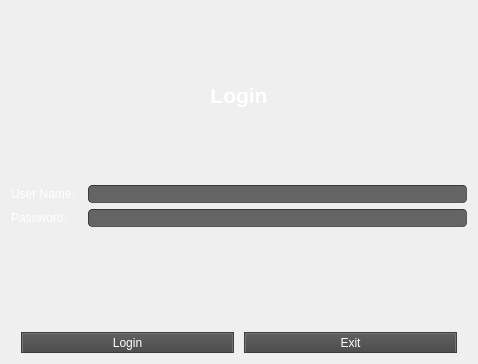
<?xml version="1.0" encoding="UTF-8"?>
<ui version="4.0">
 <class>Login</class>
 <widget class="QDialog" name="Login">
  <property name="geometry">
   <rect>
    <x>0</x>
    <y>0</y>
    <width>478</width>
    <height>364</height>
   </rect>
  </property>
  <property name="windowTitle">
   <string>Dialog</string>
  </property>
  <property name="styleSheet">
   <string notr="true">background-color: rgb(54, 56, 54);
color: rgb(255, 255, 255);
/*
ElegantDark Style Sheet for QT Applications
Author: Jaime A. Quiroga P.
Company: GTRONICK
Last updated: 17/04/2018
Available at: https://github.com/GTRONICK/QSS/blob/master/ElegantDark.qss
*/
QMainWindow {
	background-color:rgb(82, 82, 82);
}
QTextEdit {
	background-color:rgb(42, 42, 42);
	color: rgb(0, 255, 0);
}
QPushButton{
	border-style: outset;
	border-width: 2px;
	border-top-color: qlineargradient(spread:pad, x1:0.5, y1:0.6, x2:0.5, y2:0.4, stop:0 rgba(115, 115, 115, 255), stop:1 rgba(62, 62, 62, 255));
	border-right-color: qlineargradient(spread:pad, x1:0.4, y1:0.5, x2:0.6, y2:0.5, stop:0 rgba(115, 115, 115, 255), stop:1 rgba(62, 62, 62, 255));
	border-left-color: qlineargradient(spread:pad, x1:0.6, y1:0.5, x2:0.4, y2:0.5, stop:0 rgba(115, 115, 115, 255), stop:1 rgba(62, 62, 62, 255));
	border-bottom-color: rgb(58, 58, 58);
	border-bottom-width: 1px;
	border-style: solid;
	color: rgb(255, 255, 255);
	padding: 2px;
	background-color: qlineargradient(spread:pad, x1:0.5, y1:1, x2:0.5, y2:0, stop:0 rgba(77, 77, 77, 255), stop:1 rgba(97, 97, 97, 255));
}
QPushButton:hover{
	border-style: outset;
	border-width: 2px;
	border-top-color: qlineargradient(spread:pad, x1:0.5, y1:0.6, x2:0.5, y2:0.4, stop:0 rgba(180, 180, 180, 255), stop:1 rgba(110, 110, 110, 255));
	border-right-color: qlineargradient(spread:pad, x1:0.4, y1:0.5, x2:0.6, y2:0.5, stop:0 rgba(180, 180, 180, 255), stop:1 rgba(110, 110, 110, 255));
	border-left-color: qlineargradient(spread:pad, x1:0.6, y1:0.5, x2:0.4, y2:0.5, stop:0 rgba(180, 180, 180, 255), stop:1 rgba(110, 110, 110, 255));
	border-bottom-color: rgb(115, 115, 115);
	border-bottom-width: 1px;
	border-style: solid;
	color: rgb(255, 255, 255);
	padding: 2px;
	background-color: qlineargradient(spread:pad, x1:0.5, y1:1, x2:0.5, y2:0, stop:0 rgba(107, 107, 107, 255), stop:1 rgba(157, 157, 157, 255));
}
QPushButton:pressed{
	border-style: outset;
	border-width: 2px;
	border-top-color: qlineargradient(spread:pad, x1:0.5, y1:0.6, x2:0.5, y2:0.4, stop:0 rgba(62, 62, 62, 255), stop:1 rgba(22, 22, 22, 255));
	border-right-color: qlineargradient(spread:pad, x1:0.4, y1:0.5, x2:0.6, y2:0.5, stop:0 rgba(115, 115, 115, 255), stop:1 rgba(62, 62, 62, 255));
	border-left-color: qlineargradient(spread:pad, x1:0.6, y1:0.5, x2:0.4, y2:0.5, stop:0 rgba(115, 115, 115, 255), stop:1 rgba(62, 62, 62, 255));
	border-bottom-color: rgb(58, 58, 58);
	border-bottom-width: 1px;
	border-style: solid;
	color: rgb(255, 255, 255);
	padding: 2px;
	background-color: qlineargradient(spread:pad, x1:0.5, y1:1, x2:0.5, y2:0, stop:0 rgba(77, 77, 77, 255), stop:1 rgba(97, 97, 97, 255));
}
QPushButton:disabled{
	border-style: outset;
	border-width: 2px;
	border-top-color: qlineargradient(spread:pad, x1:0.5, y1:0.6, x2:0.5, y2:0.4, stop:0 rgba(115, 115, 115, 255), stop:1 rgba(62, 62, 62, 255));
	border-right-color: qlineargradient(spread:pad, x1:0.4, y1:0.5, x2:0.6, y2:0.5, stop:0 rgba(115, 115, 115, 255), stop:1 rgba(62, 62, 62, 255));
	border-left-color: qlineargradient(spread:pad, x1:0.6, y1:0.5, x2:0.4, y2:0.5, stop:0 rgba(115, 115, 115, 255), stop:1 rgba(62, 62, 62, 255));
	border-bottom-color: rgb(58, 58, 58);
	border-bottom-width: 1px;
	border-style: solid;
	color: rgb(0, 0, 0);
	padding: 2px;
	background-color: qlineargradient(spread:pad, x1:0.5, y1:1, x2:0.5, y2:0, stop:0 rgba(57, 57, 57, 255), stop:1 rgba(77, 77, 77, 255));
}
QLineEdit {
	border-width: 1px; border-radius: 4px;
	border-color: rgb(58, 58, 58);
	border-style: inset;
	padding: 0 8px;
	color: rgb(255, 255, 255);
	background:rgb(100, 100, 100);
	selection-background-color: rgb(187, 187, 187);
	selection-color: rgb(60, 63, 65);
}
QLabel {
	color:rgb(255,255,255);	
}
QProgressBar {
	text-align: center;
	color: rgb(240, 240, 240);
	border-width: 1px; 
	border-radius: 10px;
	border-color: rgb(58, 58, 58);
	border-style: inset;
	background-color:rgb(77,77,77);
}
QProgressBar::chunk {
	background-color: qlineargradient(spread:pad, x1:0.5, y1:0.7, x2:0.5, y2:0.3, stop:0 rgba(87, 97, 106, 255), stop:1 rgba(93, 103, 113, 255));
	border-radius: 5px;
}
QMenuBar {
	background:rgb(82, 82, 82);
}
QMenuBar::item {
	color:rgb(223,219,210);
	spacing: 3px;
	padding: 1px 4px;
	background: transparent;
}

QMenuBar::item:selected {
	background:rgb(115, 115, 115);
}
QMenu::item:selected {
	color:rgb(255,255,255);
	border-width:2px;
	border-style:solid;
	padding-left:18px;
	padding-right:8px;
	padding-top:2px;
	padding-bottom:3px;
	background:qlineargradient(spread:pad, x1:0.5, y1:0.7, x2:0.5, y2:0.3, stop:0 rgba(87, 97, 106, 255), stop:1 rgba(93, 103, 113, 255));
	border-top-color: qlineargradient(spread:pad, x1:0.5, y1:0.6, x2:0.5, y2:0.4, stop:0 rgba(115, 115, 115, 255), stop:1 rgba(62, 62, 62, 255));
	border-right-color: qlineargradient(spread:pad, x1:0.4, y1:0.5, x2:0.6, y2:0.5, stop:0 rgba(115, 115, 115, 255), stop:1 rgba(62, 62, 62, 255));
	border-left-color: qlineargradient(spread:pad, x1:0.6, y1:0.5, x2:0.4, y2:0.5, stop:0 rgba(115, 115, 115, 255), stop:1 rgba(62, 62, 62, 255));
	border-bottom-color: rgb(58, 58, 58);
	border-bottom-width: 1px;
}
QMenu::item {
	color:rgb(223,219,210);
	background-color:rgb(78,78,78);
	padding-left:20px;
	padding-top:4px;
	padding-bottom:4px;
	padding-right:10px;
}
QMenu{
	background-color:rgb(78,78,78);
}
QTabWidget {
	color:rgb(0,0,0);
	background-color:rgb(247,246,246);
}
QTabWidget::pane {
		border-color: rgb(77,77,77);
		background-color:rgb(101,101,101);
		border-style: solid;
		border-width: 1px;
    	border-radius: 6px;
}
QTabBar::tab {
	padding:2px;
	color:rgb(250,250,250);
  	background-color: qlineargradient(spread:pad, x1:0.5, y1:1, x2:0.5, y2:0, stop:0 rgba(77, 77, 77, 255), stop:1 rgba(97, 97, 97, 255));
	border-style: solid;
	border-width: 2px;
  	border-top-right-radius:4px;
   border-top-left-radius:4px;
	border-top-color: qlineargradient(spread:pad, x1:0.5, y1:0.6, x2:0.5, y2:0.4, stop:0 rgba(115, 115, 115, 255), stop:1 rgba(95, 92, 93, 255));
	border-right-color: qlineargradient(spread:pad, x1:0.4, y1:0.5, x2:0.6, y2:0.5, stop:0 rgba(115, 115, 115, 255), stop:1 rgba(95, 92, 93, 255));
	border-left-color: qlineargradient(spread:pad, x1:0.6, y1:0.5, x2:0.4, y2:0.5, stop:0 rgba(115, 115, 115, 255), stop:1 rgba(95, 92, 93, 255));
	border-bottom-color: rgb(101,101,101);
}
QTabBar::tab:selected, QTabBar::tab:last:selected, QTabBar::tab:hover {
  	background-color:rgb(101,101,101);
  	margin-left: 0px;
  	margin-right: 1px;
}
QTabBar::tab:!selected {
    	margin-top: 1px;
		margin-right: 1px;
}
QCheckBox {
	color:rgb(223,219,210);
	padding: 2px;
}
QCheckBox:hover {
	border-radius:4px;
	border-style:solid;
	padding-left: 1px;
	padding-right: 1px;
	padding-bottom: 1px;
	padding-top: 1px;
	border-width:1px;
	border-color: rgb(87, 97, 106);
	background-color:qlineargradient(spread:pad, x1:0.5, y1:0.7, x2:0.5, y2:0.3, stop:0 rgba(87, 97, 106, 150), stop:1 rgba(93, 103, 113, 150));
}
QCheckBox::indicator:checked {
	border-radius:4px;
	border-style:solid;
	border-width:1px;
	border-color: rgb(180,180,180);
  	background-color:qlineargradient(spread:pad, x1:0.5, y1:0.7, x2:0.5, y2:0.3, stop:0 rgba(87, 97, 106, 255), stop:1 rgba(93, 103, 113, 255));
}
QCheckBox::indicator:unchecked {
	border-radius:4px;
	border-style:solid;
	border-width:1px;
	border-color: rgb(87, 97, 106);
  	background-color:rgb(255,255,255);
}
QStatusBar {
	color:rgb(240,240,240);
}</string>
  </property>
  <layout class="QVBoxLayout" name="verticalLayout_2">
   <item>
    <widget class="QLabel" name="label_3">
     <property name="sizePolicy">
      <sizepolicy hsizetype="Preferred" vsizetype="Minimum">
       <horstretch>0</horstretch>
       <verstretch>0</verstretch>
      </sizepolicy>
     </property>
     <property name="font">
      <font>
       <family>Arial</family>
       <pointsize>16</pointsize>
       <weight>75</weight>
       <bold>true</bold>
      </font>
     </property>
     <property name="text">
      <string>Login</string>
     </property>
     <property name="alignment">
      <set>Qt::AlignCenter</set>
     </property>
    </widget>
   </item>
   <item>
    <layout class="QVBoxLayout" name="verticalLayout">
     <item>
      <layout class="QFormLayout" name="formLayout">
       <item row="0" column="0">
        <widget class="QLabel" name="user_name_label">
         <property name="text">
          <string>User Name:  </string>
         </property>
        </widget>
       </item>
       <item row="0" column="1">
        <widget class="QLineEdit" name="username_line_edit">
         <property name="text">
          <string/>
         </property>
        </widget>
       </item>
       <item row="1" column="0">
        <widget class="QLabel" name="password_label">
         <property name="text">
          <string>Password: </string>
         </property>
        </widget>
       </item>
       <item row="1" column="1">
        <widget class="QLineEdit" name="password_line_edit"/>
       </item>
      </layout>
     </item>
     <item>
      <layout class="QHBoxLayout" name="horizontalLayout">
       <property name="spacing">
        <number>10</number>
       </property>
       <property name="sizeConstraint">
        <enum>QLayout::SetMinimumSize</enum>
       </property>
       <property name="leftMargin">
        <number>10</number>
       </property>
       <property name="rightMargin">
        <number>10</number>
       </property>
       <item>
        <widget class="QPushButton" name="login_btn">
         <property name="text">
          <string>Login</string>
         </property>
        </widget>
       </item>
       <item>
        <widget class="QPushButton" name="exit_btn">
         <property name="text">
          <string>Exit</string>
         </property>
        </widget>
       </item>
      </layout>
     </item>
    </layout>
   </item>
  </layout>
 </widget>
 <resources/>
 <connections/>
</ui>
